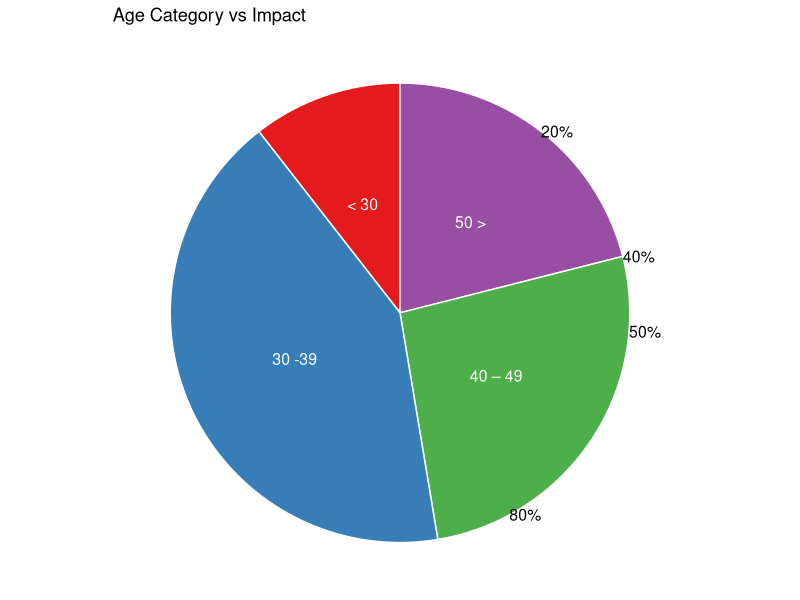

Source code (R):
library(readxl)
library(ggplot2)
library(dplyr)
age_group<-as.data.frame(read_excel("Demographic_and_BI_adoption.xlsx", sheet = "Demography_information", range = "C2:C13",col_names = FALSE,col_types = "text"))

bi_doption<-as.data.frame(read_excel("Demographic_and_BI_adoption.xlsx", sheet = "Business_intelligence_adoption", range = "G2:G13",col_names = FALSE,col_types = "text"))

occurance<-table(age_group[,1],bi_doption[,1])

q<-as.data.frame.matrix(occurance)
age_row_names <-as.data.frame(row.names.data.frame(q))
nFrame<-data.frame(
  age = age_row_names,
  no = q[,1],
  yes = q[,2]
)
colnames(nFrame)<-c("age","no","yes")

# Compute the position of labels

data <- nFrame %>% 
  arrange(desc(age)) %>%
  mutate(prop = round(yes / sum(nFrame$yes) *100,0)) %>%
  mutate(ypos = round(cumsum(prop)- 0.5*prop,0))

tiff("impact_vs_age_pieChat.tiff", units="in", width=5, height=5, res=300)
ggplot(data, aes(x="",y = ypos,fill=age)) + 
  geom_bar(stat="identity", width=1, color="white")+
  coord_polar("y", start=0)+
  labs(
    title = "Age Category vs Impact",
    x="Age Categories",
    y="Frequency",
    fill ="Legend"
  )+theme_void()+
  theme(legend.position="none") +
  geom_text(aes(y = ypos, label = age), color = "white", size=4,position = position_stack(vjust = 0.5)) +
  scale_fill_brewer(palette="Set1")+
  geom_text(aes(x = 1.5, y = ypos, label = paste0(round(ypos, 1), "%")),
            size = 4, hjust = 0)
dev.off()
